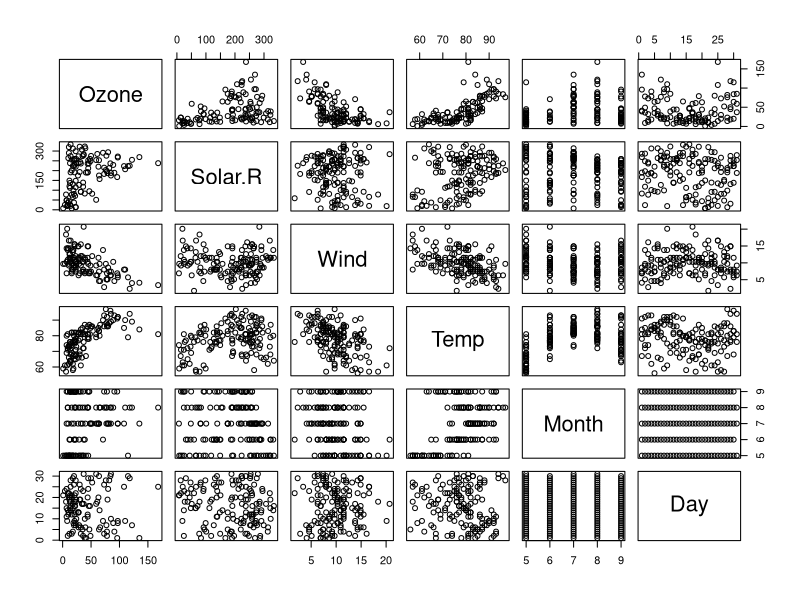
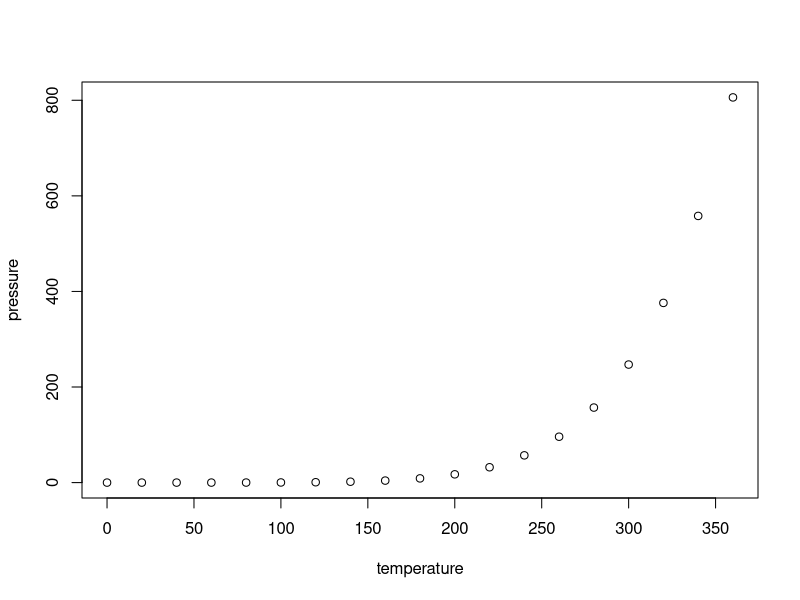
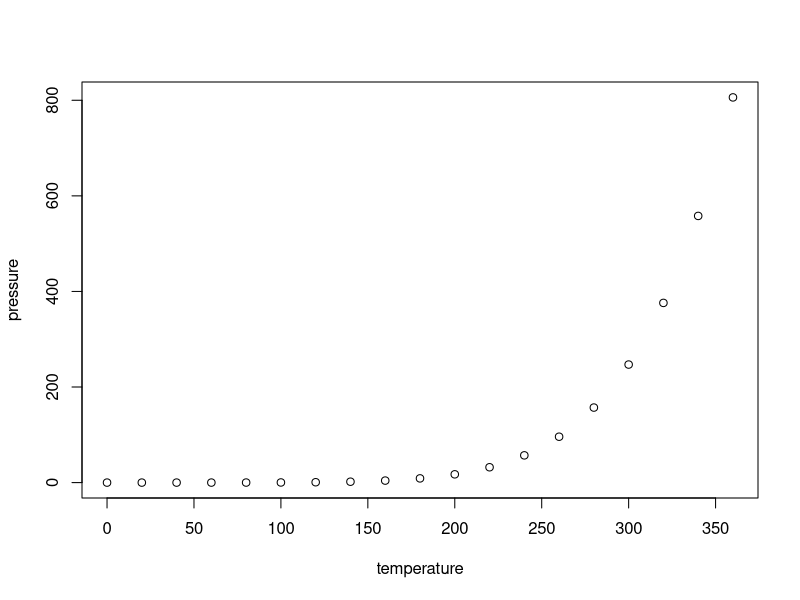

These figures' R source, in order:
## ---- chunk 1
# you can see the R code that I wrote, and Console outputs
library(datasets)
data(airquality)
summary(airquality)
pairs(airquality)
## ---- chunk 2
plot(pressure)
## ---- chunk 3
knitr::opts_chunk$set(echo = TRUE)
## ---- chunk 4
summary(cars)
## ---- chunk 5
plot(pressure)
